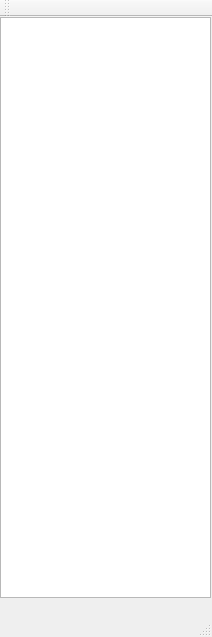
<?xml version="1.0" encoding="UTF-8"?>
<ui version="4.0">
 <class>MainWindow</class>
 <widget class="QMainWindow" name="MainWindow">
  <property name="geometry">
   <rect>
    <x>0</x>
    <y>0</y>
    <width>212</width>
    <height>637</height>
   </rect>
  </property>
  <property name="windowTitle">
   <string>MainWindow</string>
  </property>
  <widget class="QWidget" name="centralWidget">
   <widget class="QTableWidget" name="m_ScanTable">
    <property name="geometry">
     <rect>
      <x>0</x>
      <y>0</y>
      <width>211</width>
      <height>581</height>
     </rect>
    </property>
   </widget>
  </widget>
  <widget class="QMenuBar" name="menuBar">
   <property name="geometry">
    <rect>
     <x>0</x>
     <y>0</y>
     <width>212</width>
     <height>20</height>
    </rect>
   </property>
  </widget>
  <widget class="QToolBar" name="mainToolBar">
   <attribute name="toolBarArea">
    <enum>TopToolBarArea</enum>
   </attribute>
   <attribute name="toolBarBreak">
    <bool>false</bool>
   </attribute>
  </widget>
  <widget class="QStatusBar" name="statusBar"/>
 </widget>
 <layoutdefault spacing="6" margin="11"/>
 <resources/>
 <connections/>
</ui>
